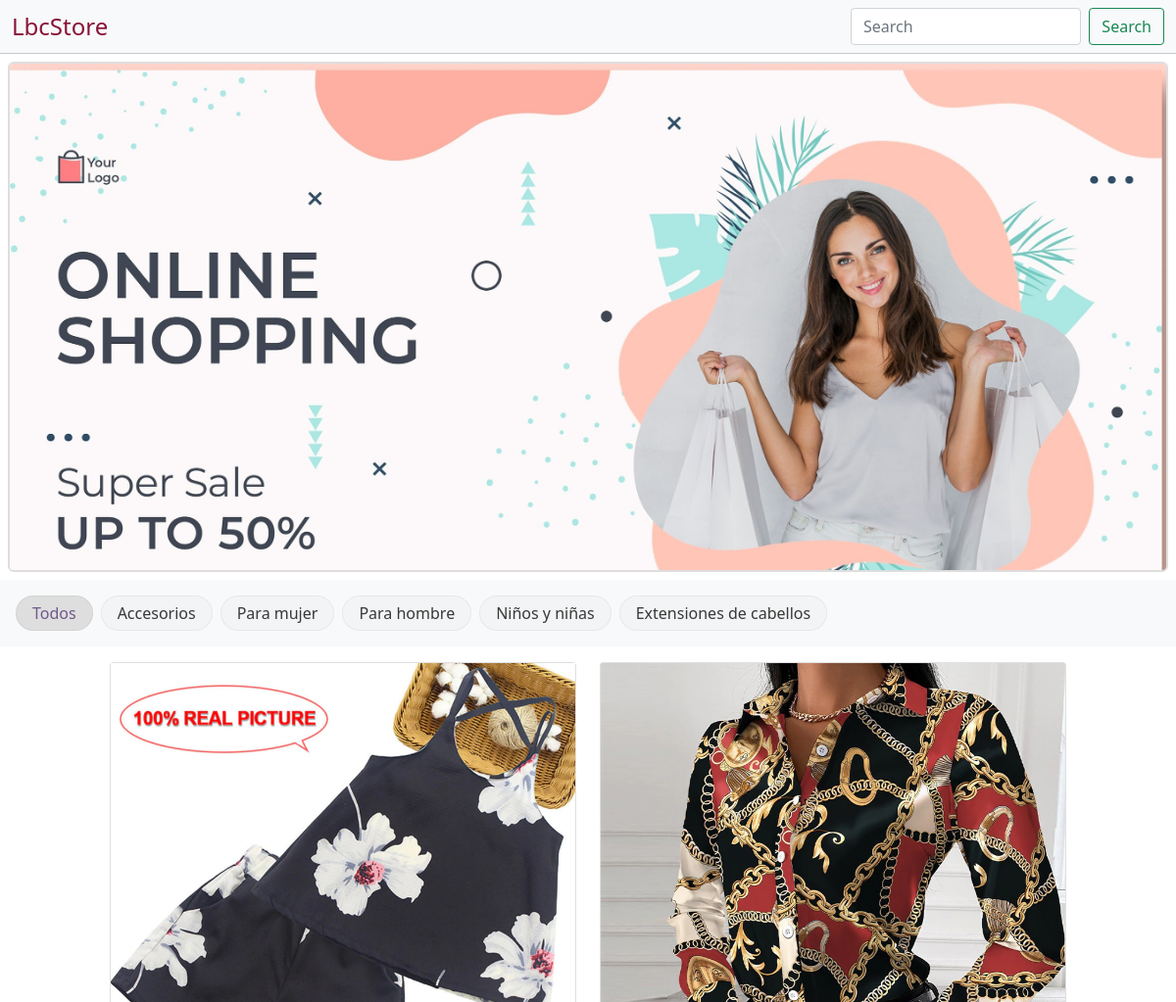
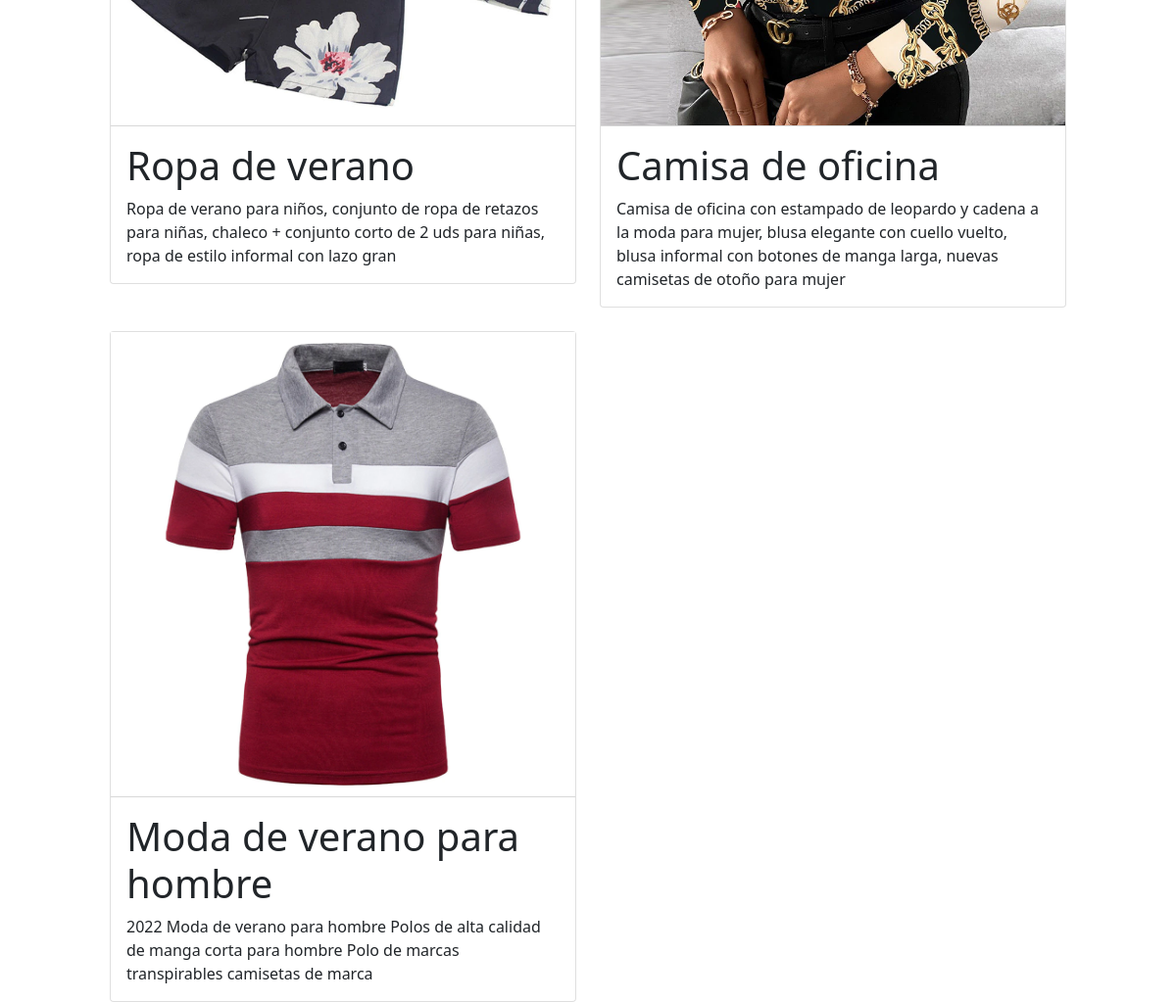
The page / on the database its author committed (2 pictures, top to bottom).
### storeapp/models.py (models this page shows, shortened)
class Product(models.Model):
    image = models.ImageField(upload_to='images')
    title = models.CharField(max_length=150)
    color = models.CharField(max_length=50)
    description = models.TextField()
    category = models.CharField(max_length=100)
    size = models.CharField(max_length=50)
    rating = models.CharField(max_length=5, blank=True, null=True)
    slug = models.SlugField(unique=True, null=False, blank=False)
    like = models.PositiveIntegerField(blank=True, null=True)
    disponible_date = models.CharField(max_length=100)
    price = models.DecimalField(decimal_places=3, max_digits=6, default=0.0)
    create_at = models.DateTimeField(auto_now_add=True)

### storeapp/views.py (the view)
# urls.py: path('', index.as_view(), name='index'),
class index(ListView):
    template_name = 'index.html'
    queryset = Product.objects.all()
    def get_context_data(self, **kwargs):
        context = super().get_context_data(**kwargs)
        context['products'] = context['product_list']
        return context

### storeapp/templates/index.html (shortened to what this page needs)
{% extends 'base.html' %}
{% load static %}
{% block content %}
<main class="main">
    <div class="main-banner p-2">
        <img class="rounded-md" src="{% static 'img/banner-img.jpg' %}" alt="">
    </div>
    <div class="nav-content w-full">
        <ul class="nav nav-pills mb-3 gap-2 py-3 px-3 navbar-light bg-light" id="pills-tab" role="tablist">
            <li class="nav-item" role="presentation">
                <button class="nav-link active" id="pills-all-tab" data-bs-toggle="pill" data-bs-target="#pills-all"
                    type="button" role="tab" aria-controls="pills-all" aria-selected="true">Todos</button>
            </li>
            <li class="nav-item" role="presentation">
                <button class="nav-link" id="pills-accesories-tab" data-bs-toggle="pill"
                    data-bs-target="#pills-accesories" type="button" role="tab" aria-controls="pills-accesories"
                    aria-selected="false">Accesorios</button>
            </li>
            <li class="nav-item" role="presentation">
                <button class="nav-link" id="pills-women-tab" data-bs-toggle="pill" data-bs-target="#pills-women"
                    type="button" role="tab" aria-controls="pills-women" aria-selected="false">Para mujer</button>
            </li>
            <li class="nav-item" role="presentation">
                <button class="nav-link" id="pills-men-tab" data-bs-toggle="pill" data-bs-target="#pills-men"
                    type="button" role="tab" aria-controls="pills-men" aria-selected="false">Para hombre</button>
            </li>
            <li class="nav-item" role="presentation">
                <button class="nav-link" id="pills-kids-tab" data-bs-toggle="pill" data-bs-target="#pills-kids"
                    type="button" role="tab" aria-controls="pills-kids" aria-selected="false">Niños y niñas</button>
            </li>
            <li class="nav-item" role="presentation">
                <button class="nav-link" id="pills-hair-tab" data-bs-toggle="pill" data-bs-target="#pills-hair"
                    type="button" role="tab" aria-controls="pills-hair" aria-selected="false">Extensiones de
                    cabellos</button>
            </li>
        </ul>
        <div class="tab-content container" id="pills-tabContent">
            <div class="tab-pane fade show active" id="pills-all" role="tabpanel" aria-labelledby="pills-all-tab">
                <div class="container">
                    <div class="row row-cols-1 row-cols-md-2 g-4">
                        {% for product in products %}
                        <div class="col">
                            <div class="card">
                                <div class="card-header p-0">
                                    <div class="card-img-top">
                                        <img src="{{product.image.url}}" alt="">
                                    </div>
                                </div>
                                <div class="card-body">
                                    <h2 class="card-title h1">{{product.title}}</h2>
                                    <p class="card-text">{{product.description}}</p>
                                </div>
                            </div>
                        </div>
                        {% endfor %}
                    </div>
                </div>
            </div>
        </div>
    </div>
</main>
{% endblock %}

### storeapp/templates/base.html (shortened to what this page needs)
{% load static %}
{% load tailwind_tags %}
<!DOCTYPE html>
<html lang="en">
<head>
    {% tailwind_css %}
    <script src="https://cdn.tailwindcss.com"></script>
    <link href="https://cdn.jsdelivr.net/npm/bootstrap@5.1.3/dist/css/bootstrap.min.css" rel="stylesheet"
>
    <link rel="stylesheet" href="{% static 'css/main.css' %}">
</head>
<body>
    {% include 'snippets/header/header.html' %}
    {% block content %}{% endblock %}
</body>
</html>

### storeapp/templates/snippets/header/header.html
<header>
    <div class="header-top">
        <nav class="navbar navbar-light bg-light">
            <div class="container-fluid">
                <a class="navbar-logo text-rose-900 text-2xl">LbcStore</a>
                <form class="d-flex w-80">
                    <input class="form-control me-2" type="search" placeholder="Search" aria-label="Search">
                    <button class="btn btn-outline-success" type="submit">Search</button>
                </form>
            </div>
        </nav>
        <hr>
    </div>
</header>

### storeapp/static/css/main.css (style rules this page uses)
:root { --purple_color:#70578b; --gray_color:rgb(56, 56, 56); }
.nav-content .nav-link { border-radius: 30px; padding-top: 5px ; padding-bottom: 5px ; border: 1px solid #0000000D; background-color: rgba(0, 0, 0, 0.02); color: var(--gray_color); width: max-content !important; }
.nav-content .nav-link.active { background-color: #dedede; color: var(--purple_color); }
.nav-pills { flex-wrap: nowrap !important; overflow-x: scroll; width: 100% !important; }
.main-banner img { max-width: 100%; height: auto; border: 2px solid #dedede; }

### rows shown on the page
Product: image (picture), title "Ropa de verano", description "Ropa de verano para niños, conjunto de ropa de retazos para niñas, chaleco + conjunto corto de 2 uds para niñas, ropa de estilo informal con lazo gran"
Product: image (picture), title "Camisa de oficina", description "Camisa de oficina con estampado de leopardo y cadena a la moda para mujer, blusa elegante con cuello vuelto, blusa informal con botones de manga larga, nuevas camisetas de otoño para mujer"
Product: image (picture), title "Moda de verano para hombre", description "2022 Moda de verano para hombre Polos de alta calidad de manga corta para hombre Polo de marcas transpirables camisetas de marca"
